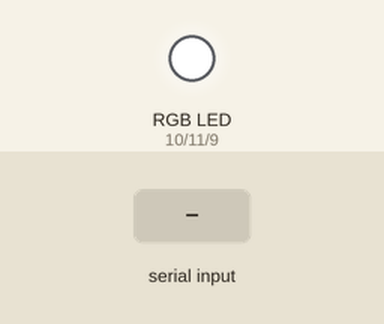
Recording of a sketch running on a simulated Arduino Uno, built with avr-gcc and run on an emulated ATmega328P. Parts: an RGB LED mixed from three pins (HIGH = lit). Inputs (shaded band) come from the test bench. Dim RGB values are drawn brighter than linear.

Above: at 1.2 s.
1.3 s: "OnFirst" received over Serial
At 2.3 s:
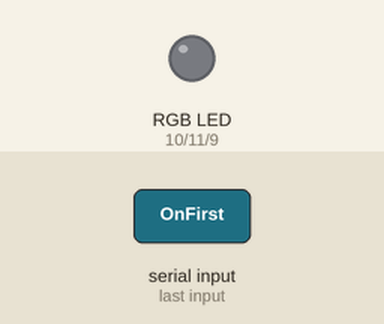
2.8 s: "OnThird" received over Serial
At 3.4 s:
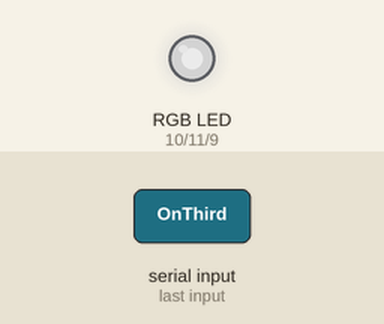
4.3 s: "OnFourth" received over Serial
At 4.6 s:
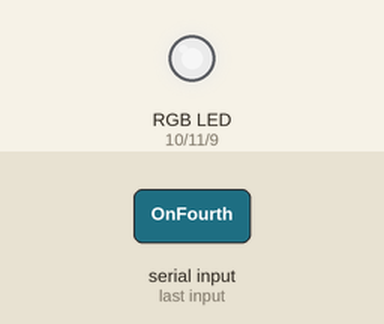
5.8 s: "OnFifth" received over Serial
At 6.9 s:
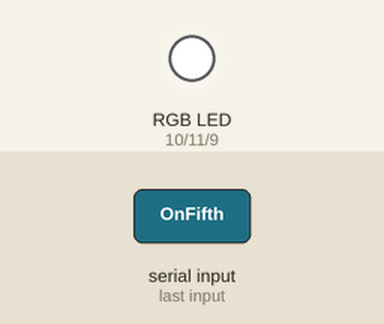
Timing chart, 0 to 8.3 s (numbered marks = the images above; inputs shaded):
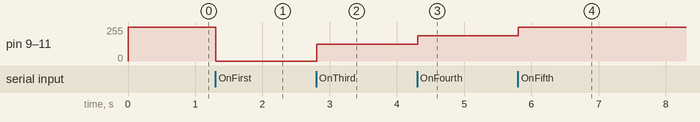

Measured:
- after the input at 1.3 s, pin 9 (BLUE), pin 10 (RED), pin 11 (GREEN): 255/255 → 0/255 at once
- after the input at 2.8 s, pin 9 (BLUE), pin 10 (RED), pin 11 (GREEN): 0/255 → 127/255 at once
- after the input at 4.3 s, pin 9 (BLUE), pin 10 (RED), pin 11 (GREEN): 127/255 → 191/255 at once
- after the input at 5.8 s, pin 9 (BLUE), pin 10 (RED), pin 11 (GREEN): 191/255 → 255/255 at once

The sketch:

app.ino
```cpp
#define GREEN 11
#define RED 10
#define BLUE 9
#define PR A1

String s_byte = "";
int result;

void setup() {
  Serial.begin(9600);
  pinMode(RED, OUTPUT);
  pinMode(GREEN, OUTPUT);
  pinMode(BLUE, OUTPUT);
  pinMode(PR, INPUT);
  ledOff();
  //Serial.println("Input commad On/Off");
}

void loop(){
  while (Serial.available() > 0) {
    s_byte += (char)Serial.read();
    //Serial.print("Incoming byte: ");
    //Serial.println(s_byte);
  }
  if (s_byte == "OnFirst") {
    first();
    delay(500);
    s_byte = "";
  }
  if (s_byte == "OnSecond") {
    second();
    delay(500);
    s_byte = "";
  }
  if (s_byte == "OnThird") {
    thrid();
    delay(500);
    s_byte = "";
  }
  if (s_byte == "OnFourth") {
    fourth();
    delay(500);
    s_byte = "";
  }
  if (s_byte == "OnFifth") {
    fifth();
    delay(500);
    s_byte = "";
  }
  if (s_byte == "Off") {
    ledOff();
    s_byte = "";
  }
}

void ledOn(){
  analogWrite(RED, 0);
  analogWrite(GREEN, 0);
  analogWrite(BLUE, 0);
}

void first(){
  analogWrite(RED, 255 - 63.75*4);
  analogWrite(GREEN, 255 - 63.75*4);
  analogWrite(BLUE, 255 - 63.75*4);
}

void second(){
  analogWrite(RED, 255 - 63.75*3);
  analogWrite(GREEN, 255 - 63.75*3);
  analogWrite(BLUE, 255 - 63.75*3);
}

void thrid(){
  analogWrite(RED, 255 - 63.75*2);
  analogWrite(GREEN, 255 - 63.75*2);
  analogWrite(BLUE, 255 - 63.75*2);
}

void fourth(){
  analogWrite(RED, 255 - 63.75);
  analogWrite(GREEN, 255 - 63.75);
  analogWrite(BLUE, 255 - 63.75);
}

void fifth(){
  analogWrite(RED, 255);
  analogWrite(GREEN, 255);
  analogWrite(BLUE, 255);
}

void ledOff(){
  analogWrite(RED, 255);
  analogWrite(GREEN, 255);
  analogWrite(BLUE, 255);
}
```
